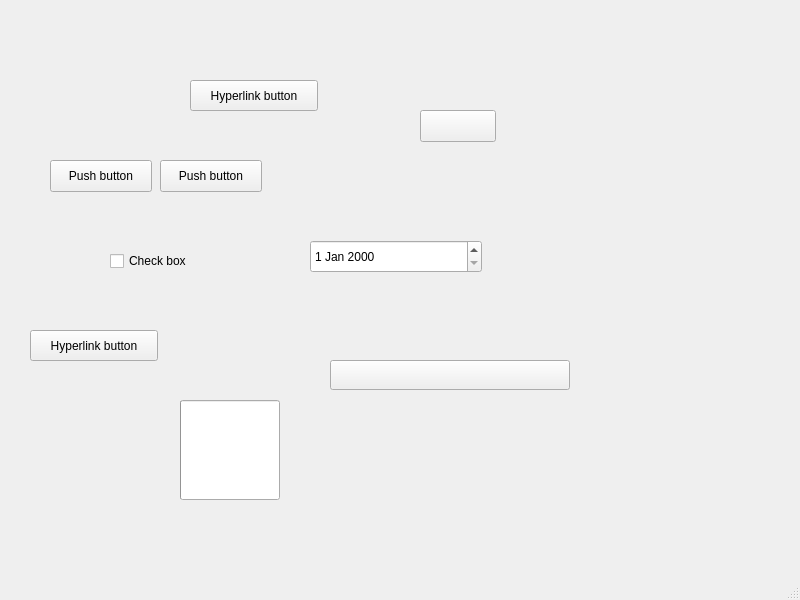
<?xml version="1.0" encoding="UTF-8"?>
<ui version="4.0">
 <class>MainWindow</class>
 <widget class="QMainWindow" name="MainWindow">
  <property name="geometry">
   <rect>
    <x>0</x>
    <y>0</y>
    <width>800</width>
    <height>600</height>
   </rect>
  </property>
  <property name="windowTitle">
   <string>MainWindow</string>
  </property>
  <widget class="QWidget" name="centralwidget">
   <widget class="ZhDatePicker" name="ZhDatePicker">
    <property name="geometry">
     <rect>
      <x>330</x>
      <y>360</y>
      <width>240</width>
      <height>30</height>
     </rect>
    </property>
   </widget>
   <widget class="DateEdit" name="DateEdit">
    <property name="geometry">
     <rect>
      <x>310</x>
      <y>240</y>
      <width>172</width>
      <height>33</height>
     </rect>
    </property>
   </widget>
   <widget class="ProgressRing" name="ProgressRing">
    <property name="geometry">
     <rect>
      <x>180</x>
      <y>400</y>
      <width>100</width>
      <height>100</height>
     </rect>
    </property>
   </widget>
   <widget class="PushButton" name="PushButton">
    <property name="geometry">
     <rect>
      <x>50</x>
      <y>160</y>
      <width>102</width>
      <height>32</height>
     </rect>
    </property>
    <property name="text">
     <string>Push button</string>
    </property>
   </widget>
   <widget class="PushButton" name="PushButton_2">
    <property name="geometry">
     <rect>
      <x>160</x>
      <y>160</y>
      <width>102</width>
      <height>32</height>
     </rect>
    </property>
    <property name="text">
     <string>Push button</string>
    </property>
   </widget>
   <widget class="HyperlinkButton" name="HyperlinkButton">
    <property name="geometry">
     <rect>
      <x>190</x>
      <y>80</y>
      <width>128</width>
      <height>31</height>
     </rect>
    </property>
    <property name="text">
     <string>Hyperlink button</string>
    </property>
   </widget>
   <widget class="CheckBox" name="CheckBox">
    <property name="geometry">
     <rect>
      <x>110</x>
      <y>250</y>
      <width>92</width>
      <height>22</height>
     </rect>
    </property>
    <property name="text">
     <string>Check box</string>
    </property>
   </widget>
   <widget class="ComboBox" name="ComboBox">
    <property name="geometry">
     <rect>
      <x>420</x>
      <y>110</y>
      <width>76</width>
      <height>32</height>
     </rect>
    </property>
   </widget>
   <widget class="HyperlinkButton" name="HyperlinkButton_2">
    <property name="geometry">
     <rect>
      <x>30</x>
      <y>330</y>
      <width>128</width>
      <height>31</height>
     </rect>
    </property>
    <property name="text">
     <string>Hyperlink button</string>
    </property>
   </widget>
  </widget>
  <widget class="QMenuBar" name="menubar">
   <property name="geometry">
    <rect>
     <x>0</x>
     <y>0</y>
     <width>800</width>
     <height>26</height>
    </rect>
   </property>
  </widget>
  <widget class="QStatusBar" name="statusbar"/>
 </widget>
 <customwidgets>
  <customwidget>
   <class>CheckBox</class>
   <extends>QCheckBox</extends>
   <header>qfluentwidgets</header>
  </customwidget>
  <customwidget>
   <class>ComboBox</class>
   <extends>QPushButton</extends>
   <header>qfluentwidgets</header>
  </customwidget>
  <customwidget>
   <class>HyperlinkButton</class>
   <extends>QPushButton</extends>
   <header>qfluentwidgets</header>
  </customwidget>
  <customwidget>
   <class>PushButton</class>
   <extends>QPushButton</extends>
   <header>qfluentwidgets</header>
  </customwidget>
  <customwidget>
   <class>DatePicker</class>
   <extends>QPushButton</extends>
   <header>qfluentwidgets</header>
  </customwidget>
  <customwidget>
   <class>ZhDatePicker</class>
   <extends>DatePicker</extends>
   <header>qfluentwidgets</header>
  </customwidget>
  <customwidget>
   <class>ProgressBar</class>
   <extends>QProgressBar</extends>
   <header>qfluentwidgets</header>
  </customwidget>
  <customwidget>
   <class>ProgressRing</class>
   <extends>ProgressBar</extends>
   <header>qfluentwidgets</header>
  </customwidget>
  <customwidget>
   <class>DateEdit</class>
   <extends>QDateEdit</extends>
   <header>qfluentwidgets</header>
  </customwidget>
 </customwidgets>
 <resources/>
 <connections/>
</ui>
